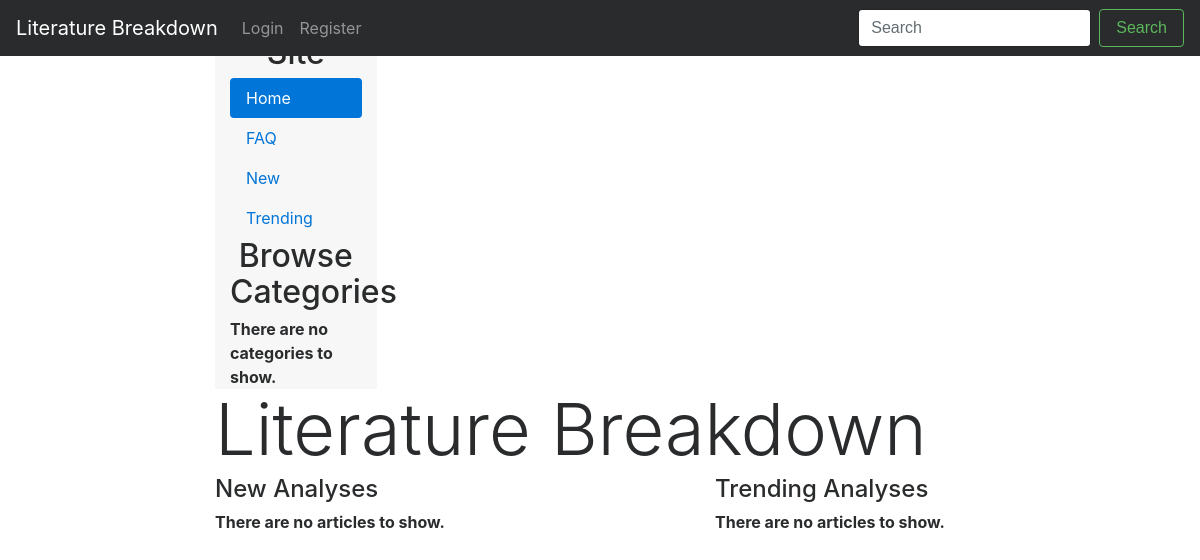
The app's page /, older data.
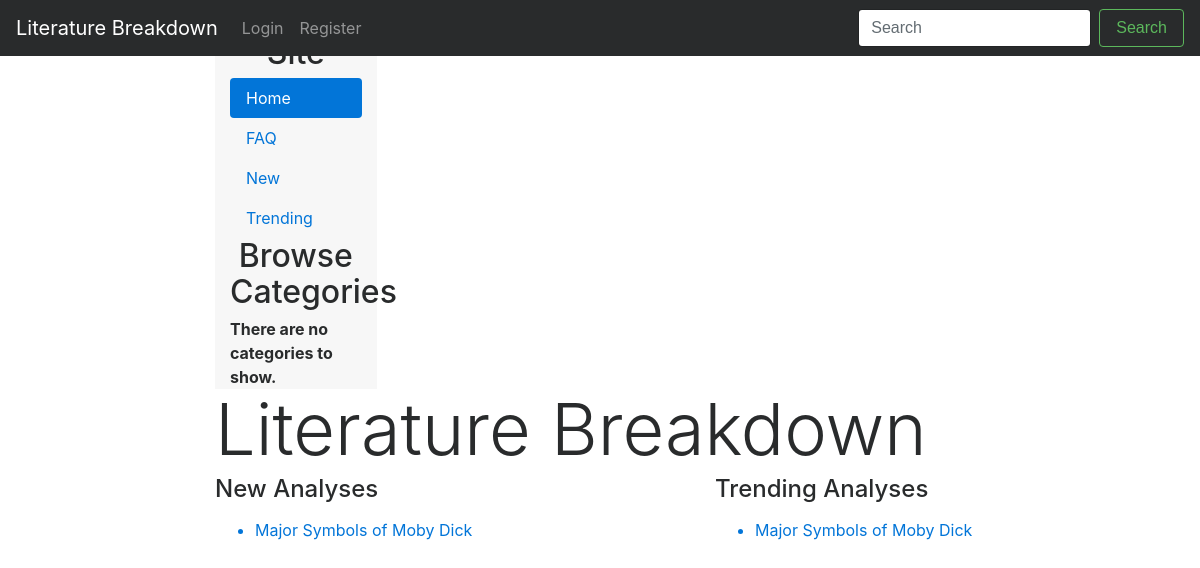
The same page, newer data.
### lit/models.py (models this page shows, shortened)
class Article(models.Model):
    author = models.ForeignKey(Member)
    date_published = models.CharField(max_length=8, unique=False)
    book = models.CharField(max_length=128, unique=False)
    views = models.IntegerField(default=0)
    title = models.CharField(max_length=128)
    analysis = models.CharField(max_length=2500, unique=False)
    category = models.CharField(max_length=50)
    slug = models.SlugField()
    img = models.ImageField(upload_to='profile_images', blank=True)

### lit/views.py (the view)
# urls.py: url(r'^$', views.index, name='index'),
def index(request):
    article_list = Article.objects.order_by('-views')[:5]
    category_list = Category.objects.all()
    context_dict = {'articles': article_list, 'categories': category_list}
    return render(request, 'lit/index.html', context=context_dict)

### templates/lit/index.html (shortened to what this page needs)
<!DOCTYPE html>
{% extends 'lit/base.html' %}
{% load staticfiles %}
{% block body_block %}
	<nav class="col-sm-3 col-md-2 hidden-xs-down bg-faded sidebar">
          <ul class="nav nav-pills flex-column">
            <li class="nav-item">
		<h2 style="text-align:center">Browse Site</h2>
	    </li>
            <li class="nav-item">
              <a class="nav-link active" href="#">Home <span class="sr-only">(current)</span></a>
            </li>
            <li class="nav-item">
              <a class="nav-link" href="#">FAQ</a>
            </li>
            <li class="nav-item">
              <a class="nav-link" href="#">New</a>
            </li>
            <li class="nav-item">
              <a class="nav-link" href="#">Trending</a>
            </li>
	    <li class="nav-item">
		<h2 style="text-align:center">Browse Categories</h2>
	    </li>
	    {% if categories %}
	      {% for c in categories %}
                <li class="nav-item">
                  <a class="nav-link" href="#">{{ c.name }}</a>
                </li>
	       {% endfor %}
	     {% else %}
              <strong>There are no categories to show.</strong>
	    {% endif %}
          </ul>
        </nav>
	<div>
	{% if user.is_authenticated %}
		<h1 class="display-3">Literature Breakdown - Welcome Back</h1>
	{% else %}
		<h1 class="display-3">Literature Breakdown</h1>
	{% endif %}
	</div>
	<div class="row marketing">
  	  <div class="col-lg-6">
    	<h4>New Analyses</h4>
    	<p>
    	{% if articles %}
    	<ul>
      	{% for article in articles %}
        	<a href="{% url 'show_article' article.slug %}">
          	<li>{{ article.title }}</li>
        	</a>
      	{% endfor %}
    	</ul>
      	{% else %}
      	<strong>There are no articles to show.</strong>
      	{% endif %}
    	</p>
  	</div>
  	<div class="col-lg-6">
    	<h4>Trending Analyses</h4>
  	<p>
    	{% if articles %}
    	<ul>
      	{% for article in articles %}
        	<a href="{% url 'show_article' article.slug %}">
          	<li>{{ article.title }}</li>
        	</a>
      	{% endfor %}
    	</ul>
      	{% else %}
      	<strong>There are no articles to show.</strong>
      	{% endif %}
    	</p>
  	</div>
	</div>
{% endblock %}

Row changes from the older to the newer data that the page shows:
added Article: title "Major Symbols of Moby Dick"
Text that changed along with them:
text no longer shown: "There are no articles to show. There are no articles to show."
